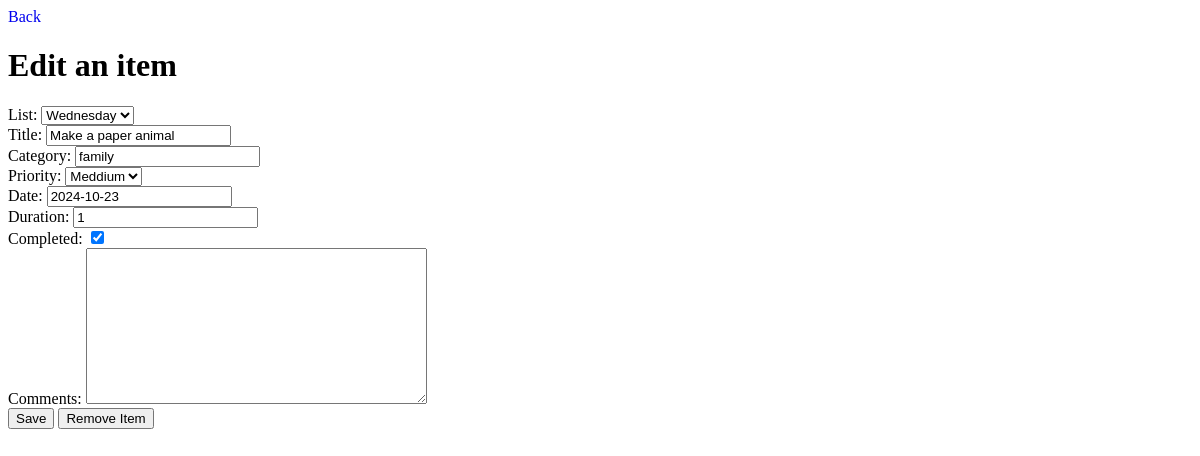
The app's page /57/edit-item/ with its own data.
### lists/models.py (models this page shows, shortened)
class Item(models.Model):
    PRIORITY = {
        "1": "High",
        "2": "Meddium",
        "3": "Low"
    }
    list = models.ForeignKey(List, related_name='items', on_delete=models.CASCADE)
    title = models.CharField(max_length=200)
    category = models.CharField(max_length=20)
    priority = models.CharField(
        max_length=10,
        choices=PRIORITY,
        default=3,
    )
    date = models.DateField(default=date.today)
    duration = models.IntegerField(default=1)
    completed = models.BooleanField(default=False)
    comments = models.TextField(max_length=200, blank=True)

### lists/views.py (the view)
# urls.py: path('<int:item_id>/edit-item/', edit_item, name='edit_item'),
def edit_item(request, item_id):
    item = Item.objects.get(pk=item_id)
    ItemForm = modelform_factory(Item, fields=('list', 'title', 'category', 'priority', 'date', 'duration', 'completed', 'comments',))
    if request.method == 'POST':
        if 'save' in request.POST:
            form = ItemForm(request.POST, instance=item)
            if form.is_valid():
                form.save()
                return redirect('add_list')
        elif 'remove' in request.POST:
            item.delete()
            return redirect('add_list')
    else:
        form = ItemForm(instance=item)
    return render(request, "lists/edit_item.html", {"form": form})

### lists/models.py (called while the page is built)
    def __str__(self):
        return f"{self.name}"

### lists/templates/lists/edit_item.html (shortened to what this page needs)
{% extends "base.html" %}
{% block content %}
        <a href="{% url 'add_list' %}">Back</a>
        <h1>Edit an item </h1>
        <form method="post">
            {{ form }}
        <button type="submit" name="save">Save</button>
        <button type="submit" name="remove">Remove Item</button>
        </form>
{% endblock %}

### lists/static/lists/style.css (style rules this page uses)
a { text-decoration: none; }

### records on screen
Item: list "Wednesday", title "Make a paper animal", category "family", priority "Meddium", date "2024-10-23", duration "1", completed "☑"
